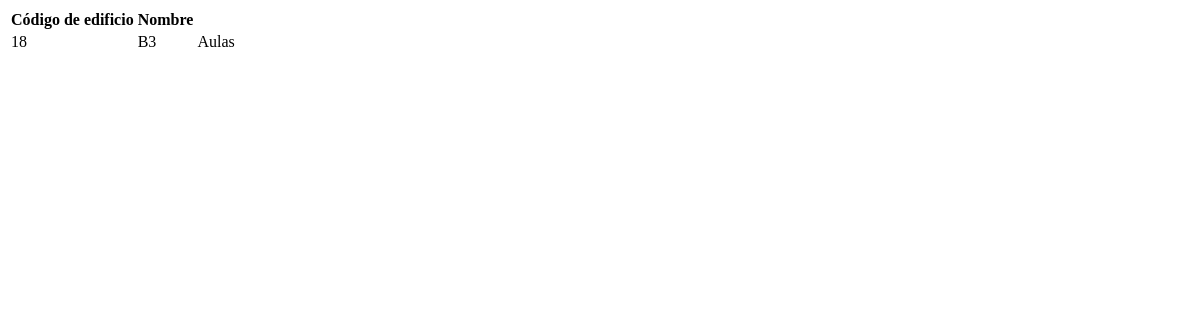
The app's page /Datos/ca_cargarEdificios.php, older data.
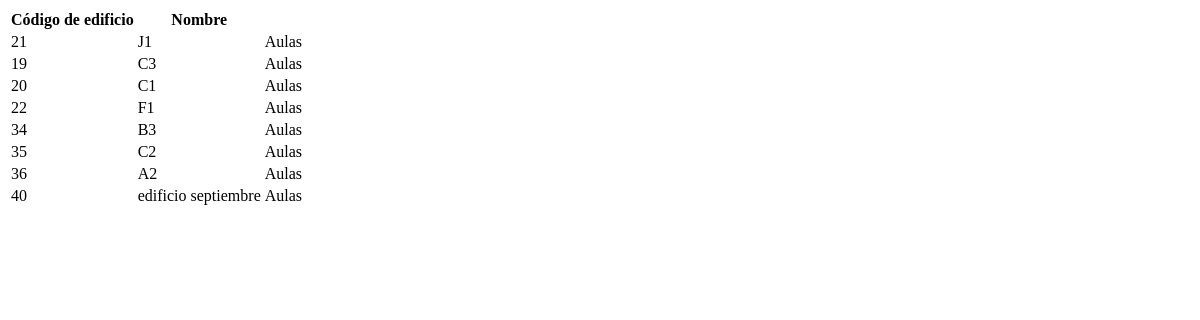
The same page, newer data.
### tables this page shows
CREATE TABLE IF NOT EXISTS `edificios` (
  `Edificio_ID` int(11) NOT NULL,
  `descripcion` text
);

### Datos/ca_cargarEdificios.php (the view, shortened to what this page needs)
<?php
include 'conexion.php';
$query = mysql_query("CALL SP_OBTENER_EDIFICIOS(@pcMensajeError)", $enlace);
?>
<!DOCTYPE html>
<html lang="en">
    <body>
        <div class="box-body table-responsive">
            <table id="tabla_prioridad" class='table table-bordered table-striped'>
                <thead>
                    <tr>
                        <th>Código de edificio</th>
                        <th>Nombre</th>
                        <th></th>
                    </tr>
                </thead>
                <tbody>
                    <?php
                    while ($row = mysql_fetch_array($query))
                    {
                        $id = $row['Edificio_ID'];
                        ?>
                        <tr>
                            <td><?php echo $row['Edificio_ID'] ?></td>
                            <td><div class="text" id="titulo-<?php echo $id ?>"><?php echo $row['descripcion'] ?></div></td>
                            <td><a class="ver btn btn-success  fa fa-arrow-right ">   Aulas</a>
                            </td>
                        </tr>
                        <?php
                    }
                    ?>
                </tbody>
            </table>
        </div>
    </body>
</html>

Row changes from the older to the newer data that the page shows:
removed edificios: Edificio_ID "18", descripcion "B3"
added edificios: Edificio_ID "21", descripcion "J1"
added edificios: Edificio_ID "19", descripcion "C3"
added edificios: Edificio_ID "20", descripcion "C1"
added edificios: Edificio_ID "22", descripcion "F1"
added edificios: Edificio_ID "34", descripcion "B3"
added edificios: Edificio_ID "35", descripcion "C2"
added edificios: Edificio_ID "36", descripcion "A2"
added edificios: Edificio_ID "40", descripcion "edificio septiembre"
